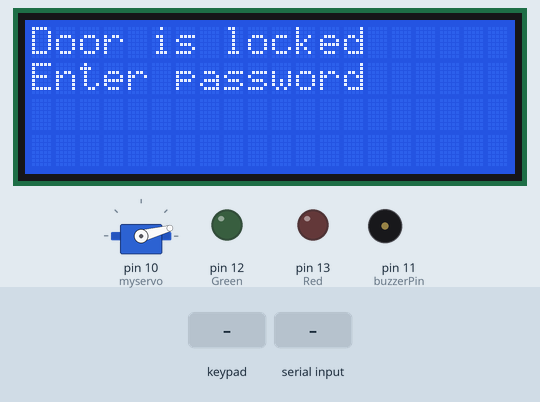
Bench run of a sketch on a simulated Arduino Uno, built with avr-gcc and run on an emulated ATmega328P. Parts: servo, 20×4 character LCD, output pins drawn as LEDs (lit = HIGH), buzzer (waves = sounding, pin HIGH). The inputs (shaded band) are chosen by the test bench.

Above: at 1.2 s.
1.3 s: keypad keys 1 2 3 pressed 0.4 s apart
At 5.2 s:
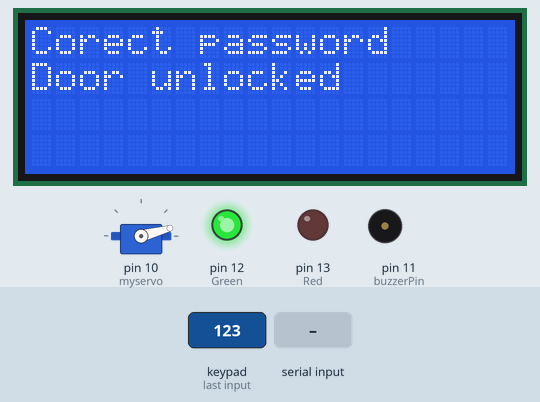
5.5 s: key '1' pressed
At 8.2 s:
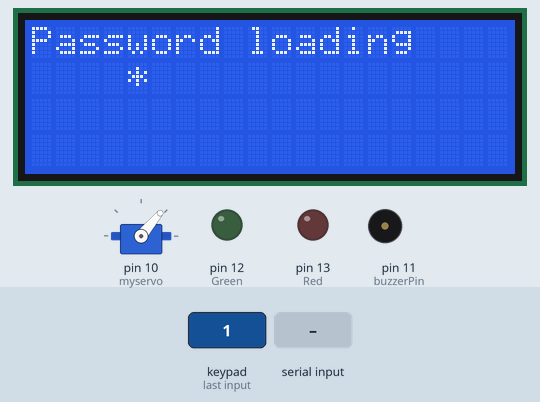
8.5 s: byte 49 ('1') received over Serial
At 9.5 s:
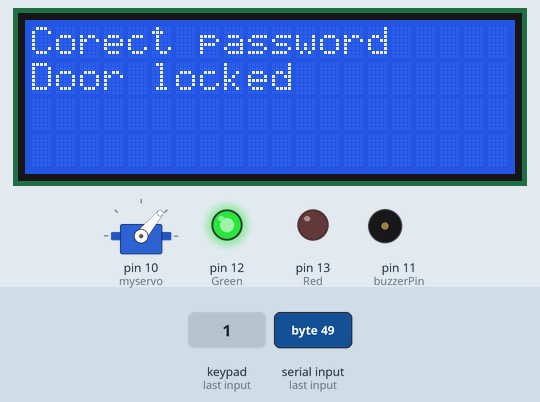
11.5 s: keypad keys A B C D pressed 0.4 s apart
At 15.4 s:
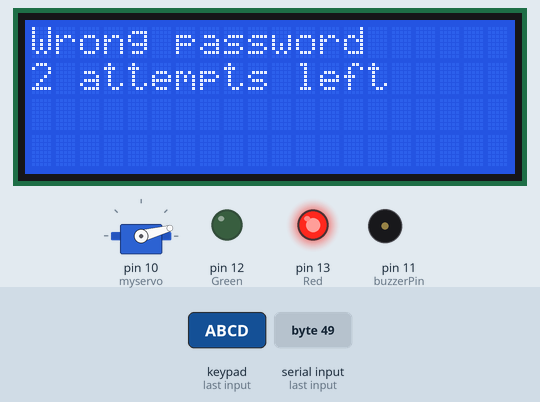
16.1 s: keypad keys 1 2 3 # pressed 0.4 s apart
At 19.1 s:
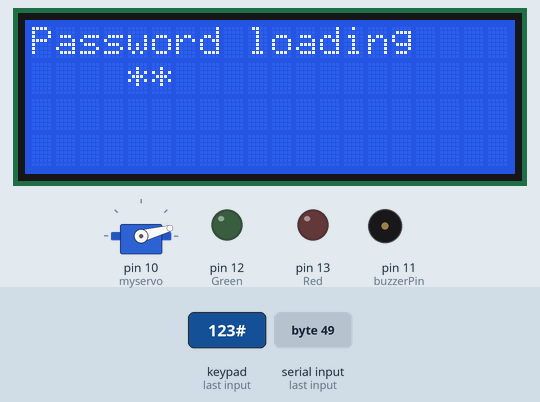
20.7 s: "0\n" received over Serial
At 31.2 s:
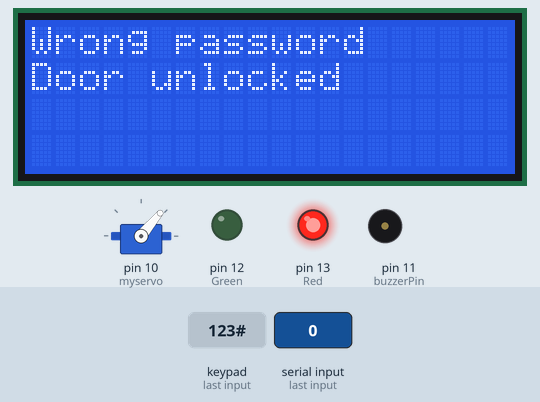
Timing chart, 0 to 31.5 s (numbered marks = the images above; inputs shaded):
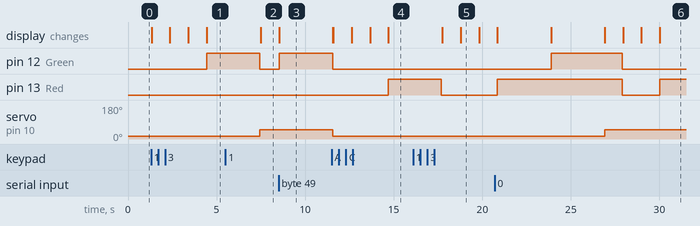

Measured:
- after the input at 1.3 s, pin 12 (Green): LOW → HIGH after 3.1 s; the display: first changes at once (image 1 shows a later state)
- after the input at 5.5 s, the display: changes after 2.0 s (image 2)
- after the input at 8.5 s, pin 12 (Green): LOW → HIGH at once; the display: changes at once (image 3)
- after the input at 11.5 s, pin 13 (Red): LOW → HIGH after 3.2 s; the display: first differs from a run without the input after 0.08 s (image 4 shows a later state)
- after the input at 16.1 s, the display: first differs from a run without the input after 2.7 s (image 5)
- after the input at 20.7 s, pin 12 (Green): LOW → HIGH after 3.2 s, → LOW 4.0 s later; servo on pin 10 (myservo): 15° → 50° after 6.2 s; the display: first differs from a run without the input after 3.2 s (image 6 shows a later state)

The sketch:

Safety-deposit_box_lock.ino
```cpp
#include <Keypad.h>
#include <Servo.h>
#include <LiquidCrystal_I2C.h>
LiquidCrystal_I2C lcd(0x27, 20, 4);

Servo myservo;

const byte ROWS = 4;
const byte COLS = 4;

char hexaKeys[ROWS][COLS] = {
  {'1', '2', '3', 'A'},
  {'4', '5', '6', 'B'},
  {'7', '8', '9', 'C'},
  {'*', '0', '#', 'D'}
};

byte rowPins[ROWS] = {9, 8, 7, 6};
byte colPins[COLS] = {5, 4, 3, 2};

Keypad customKeypad = Keypad(makeKeymap(hexaKeys), rowPins, colPins, ROWS, COLS);
char password[3] = {'1','2','3'};
char resetPass[4] = {'A', 'B', 'C', 'D'};
int unlocked = 0; //0 = door is locked, 1 = door is unlocked
int i = 0;
int k = 0;
int incorect_pass_count = 0; //contor pentru a numara de cate ori s-a introdus parola gresit
int Green = 12;
int Red = 13;
const int buzzerPin = 11;
char pressedKey;
int wrong = 0; // 1 = parola a fost introdusa gresit
int wrongReset = 0; // 1 = codul de resetare a fost introdus gresit
char Incoming_value = 0; // variabile pentru citirea semnalului bluetooth
int flag = 0;
int flag2 = 0;

void setup(){
  Serial.begin(9600);
  myservo.attach(10);
  myservo.write(15);
  lcd.backlight();
  lcd.init();
  lcd.clear();
  lcd.setCursor(0, 0);
  lcd.print("Door is locked");
  lcd.setCursor(0,1);
  lcd.print("Enter password");
  pinMode(Green, OUTPUT);
  pinMode(Red, OUTPUT);
  pinMode(buzzerPin, OUTPUT);
}

void loop(){
  digitalWrite(Red, LOW);
  digitalWrite(Green, LOW);
  pressedKey = customKeypad.getKey();
  //door is locked
  if(unlocked == 0 && incorect_pass_count < 3){
    if (pressedKey != NO_KEY && i<3) {
        if(pressedKey != password[i])
          wrong = 1; // wrong password
        lcd.clear();
        lcd.setCursor(0,0);
        lcd.print("Password loading");
        lcd.setCursor(4, 1);
        for(int j=0; j<=i; j++)
          {lcd.print("*");}
        delay(1000);
        i=i+1;
     }
    if(i == 3){
      if(wrong == 0){
        unlocked = 1; //door is unlocked
        flag = 1;
        lcd.clear();
        lcd.setCursor(0,0);
        lcd.print("Corect password");
        lcd.setCursor(0,1);
        lcd.print("Door unlocked");
        digitalWrite(Green, HIGH);
        delay(3000);
        myservo.write(50);
        i = 0;
       }
       else if (wrong == 1 && incorect_pass_count == 0){
        incorect_pass_count = incorect_pass_count+1;
        lcd.clear();
        lcd.setCursor(0,0);
        lcd.print("Wrong password");
        lcd.setCursor(0,1);
        lcd.print("2 attempts left");
        digitalWrite(Red, HIGH);
        delay(3000);
        wrong = 0;
        i = 0;
       }
       else if (wrong == 1 && incorect_pass_count == 1){
        incorect_pass_count = incorect_pass_count+1;
        lcd.clear();
        lcd.setCursor(0,0);
        lcd.print("Wrong password");
        lcd.setCursor(0,1);
        lcd.print("1 attempt left");
        digitalWrite(Red, HIGH);
        delay(3000);
        wrong = 0;
        i = 0;
       }
       else if (wrong == 1 && incorect_pass_count == 2){
        incorect_pass_count = incorect_pass_count+1;
        lcd.clear();
        lcd.setCursor(0,0);
        lcd.print("Wrong password");
        lcd.setCursor(0,1);
        lcd.print("Alarm ON");
        tone(buzzerPin, 2000);
        digitalWrite(Red, HIGH);
        delay(3000);
        lcd.clear();
        lcd.setCursor(0,0);
        lcd.print("Enter reset code");
        delay(3000);
        flag2 = 1;
       }
    }
    if(Serial.available()>0){
      Incoming_value = Serial.read();
      Serial.print("\n");
      if(Incoming_value == '0'){
        unlocked = 1; //door is unlocked
        lcd.clear();
        lcd.setCursor(0,0);
        lcd.print("Corect password");
        lcd.setCursor(0,1);
        lcd.print("Door unlocked");
        digitalWrite(Green, HIGH);
        delay(3000);
        myservo.write(50);
        i = 0;
      }
    }
  }
  //door is locked and password was incorrect 3 times
  if(incorect_pass_count == 3 && flag2 == 0){
     if (pressedKey != NO_KEY && k<4) {
        if(pressedKey != resetPass[k])
          wrongReset = 1;
        lcd.setCursor(4, 1);
        for(int j=0; j<=k; j++)
          lcd.print("*");
        delay(1000);
      k++;
    }
    if(Serial.available()>0){
      Incoming_value = Serial.read();
      Serial.print("\n");
      if(Incoming_value == '2'){
        lcd.clear();
        lcd.setCursor(0,0);
        noTone(buzzerPin);
        lcd.print("Alarm OFF");
        delay(3000);
        lcd.clear();
        lcd.setCursor(0, 0);
        lcd.print("Door is locked");
        lcd.setCursor(0,1);
        lcd.print("Enter password");
        i = 0;
        wrong = 0;
        k = 0;
        incorect_pass_count = 0;
      }
    }
    if(k==4 && wrongReset == 0)
      {
        lcd.clear();
        lcd.setCursor(0,0);
        noTone(buzzerPin);
        lcd.print("Alarm OFF");
        delay(3000);
        lcd.clear();
        lcd.setCursor(0, 0);
        lcd.print("Door is locked");
        lcd.setCursor(0,1);
        lcd.print("Enter password");
        i = 0;
        wrong = 0;
        k = 0;
        incorect_pass_count = 0;
       }
       else if(k==4 && wrongReset == 1){
        lcd.clear();
        lcd.setCursor(0,0);
        lcd.print("Wrong reset code");
        digitalWrite(Red, HIGH);
        delay(3000);
        lcd.clear();
        lcd.setCursor(0,0);
        lcd.print("Enter reset code");
        k = 0;
        wrongReset = 0;
       }
  }
  //door is unlocked
  if(unlocked == 1){
    if (pressedKey != NO_KEY && i<3 && flag == 0) {
      if(pressedKey != password[i])
          wrong = 1; // wrong password
      lcd.clear();
      lcd.setCursor(0,0);
      lcd.print("Password loading");
      lcd.setCursor(4, 1);
      for(int j=0; j<=i; j++)
        lcd.print("*");
      i=i+1;
      delay(1000);
    }
    if(i == 3){
      if(wrong == 0){
        lcd.clear();
        lcd.setCursor(0,0);
        lcd.print("Corect password");
        lcd.setCursor(0,1);
        lcd.print("Door locked");
        digitalWrite(Green, HIGH);
        delay(3000);
        myservo.write(15);
        i = 0;
        unlocked = 0; //door is locked
        incorect_pass_count = 0;
        lcd.clear();
        lcd.setCursor(0,0);
        lcd.print("Door is locked");
        lcd.setCursor(0,1);
        lcd.print("Enter password");
       }
       else if (wrong == 1){
        lcd.clear();
        lcd.setCursor(0,0);
        lcd.print("Wrong password");
        lcd.setCursor(0,1);
        lcd.print("Door unlocked");
        digitalWrite(Red, HIGH);
        delay(3000);
        wrong = 0;
        i = 0;
       }
    }
    if(Serial.available()>0){
      Incoming_value = Serial.read();
      Serial.print("\n");
      if(Incoming_value == '1'){
        lcd.clear();
        lcd.setCursor(0,0);
        lcd.print("Corect password");
        lcd.setCursor(0,1);
        lcd.print("Door locked");
        digitalWrite(Green, HIGH);
        delay(3000);
        myservo.write(15);
        i = 0;
        unlocked = 0; //door is locked
        incorect_pass_count = 0;
        lcd.clear();
        lcd.setCursor(0,0);
        lcd.print("Door is locked");
        lcd.setCursor(0,1);
        lcd.print("Enter password");
      }
    }
  }
  flag = 0;
  flag2 = 0;
}
```
